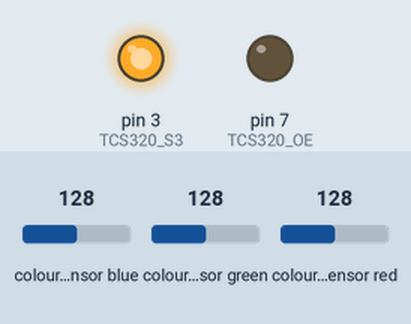
Simulated run of this sketch. Board: Arduino Uno, built with avr-gcc and run on an emulated ATmega328P. On the bench: output pins drawn as LEDs (lit = HIGH). Wiring (inferred from the names in the program): TCS3200 colour sensor: output pin 4; S2 pin 2; S3 pin 2; S0 pin 10; S1 pin 11. Inputs (shaded band) come from the test bench; at power-on: colour sensor blue 128, colour sensor green 128, colour sensor red 128. Pins used as bus, display or sensor lines are not drawn.

Above: at 0.1 s.
Timing chart, 0 to 1.6 s (numbered marks = the images above):
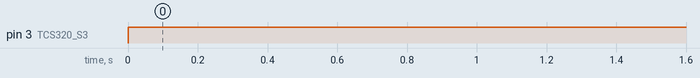

Measured:
- by itself, pin 3 (TCS320_S3): LOW → HIGH at 0.00 s

The sketch:

arduino_labourDivision.ino
```cpp
String comdata = "";

//
// Detect colors using TCS230.
//

// Arduino uno pins for control of TCS230
#define TCS320_OE 7
#define TCS320_S0 10
#define TCS320_S1 11
#define TCS320_S2 2
#define TCS320_S3 3
#define TCS320_OUT 4

#define SEL_RED  \
   digitalWrite(TCS320_S2,LOW);digitalWrite(TCS320_S3,LOW)
#define SEL_GREEN \
   digitalWrite(TCS320_S2,HIGH);digitalWrite(TCS320_S3,HIGH)
#define SEL_BLUE \
   digitalWrite(TCS320_S2,LOW);digitalWrite(TCS320_S3,HIGH)
#define SEL_CLEAR \
   digitalWrite(TCS320_S2,HIGH);digitalWrite(TCS320_S3,LOW)

#define TWO_PER \
   digitalWrite(TCS320_S0,LOW);digitalWrite(TCS320_S1,HIGH);

#define debug(a) Serial.println((a));

////////////////////////////////////////////////////////////////
void setup() {

   pinMode(TCS320_OE,OUTPUT);
   pinMode(TCS320_S0,OUTPUT);
   pinMode(TCS320_S1,OUTPUT);
   pinMode(TCS320_S2,OUTPUT);
   pinMode(TCS320_S3,OUTPUT);
   pinMode(TCS320_OUT,INPUT);

   TWO_PER;

   digitalWrite(TCS320_OE,LOW); // On always.

   Serial.begin(115200);
   //解决Serial3
   /*while(Serial.read()>= 0){} //clear serialbuffer
   Serial3.begin(115200);
   while(Serial3.read()>= 0){} //clear serialbuffer*/
}

////////////////////////////////////////////////////////////////
unsigned long get_TCS230_reading(void) {
  unsigned long val;
  noInterrupts();
  val = pulseIn(TCS320_OUT,HIGH,20000); // 2000us=2ms  2Hz min.
  interrupts();
  return val;
}

static int clr,red,green,blue;
static int preredval = 0, pregreenval = 0, preblueval = 0;

////////////////////////////////////////////////////////////////
uint16_t detect(void) {
    unsigned long val;

    SEL_RED;
    red = val = get_TCS230_reading();

    SEL_GREEN;
    green = val = get_TCS230_reading();

    SEL_BLUE;
    blue = val = get_TCS230_reading();
}

////////////////////////////////////////////////////////////////
void loop() {

      detect();
      if(red + green + blue - preredval - pregreenval - preblueval > 500) {
          //需要实现Serial3
          /*Serial3.print("request");    //向从机发送照片获取指令
          delay(10);
          while(Serial3.read()>=0){} //clear serialbuffer
          delay(3000);
          // read data from serial port
          if(Serial3.available()>0){
              delay(100);*/
              //需要改为图片代码
              /*comdata = Serial3.readString();
              Serial.print("Serial.readString:");
              Serial.println(comdata);
          }*/
          comdata = "";
          Serial.println("TCS230 color detector has detected a change.");
      }
      preredval = red;
      pregreenval = green;
      preblueval = blue;
      delay(1000);
}
```
